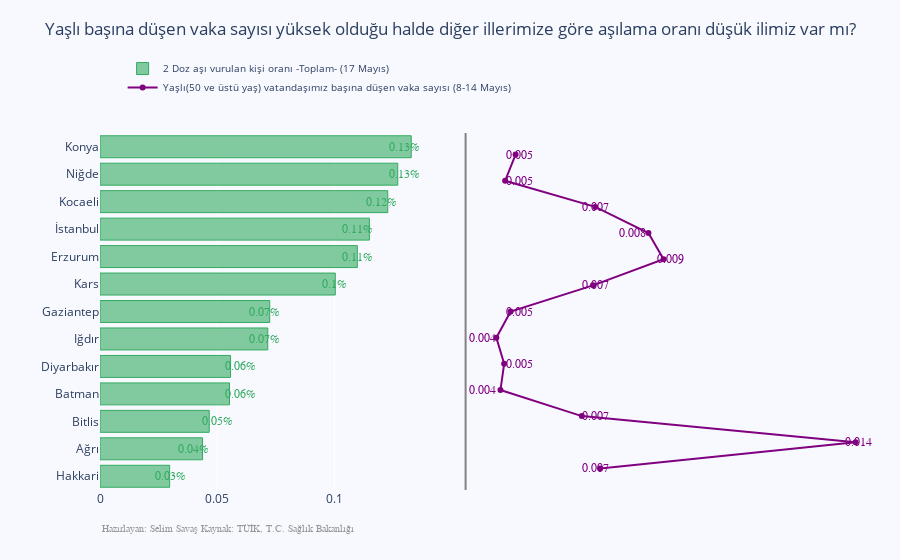

The notebook cell saved with this chart:
### Code cell
import plotly.graph_objects as go
from plotly.subplots import make_subplots

import numpy as np

y_saving = veri_paleti_v5['AsiOrani_x']
y_net_worth = veri_paleti_v5['YasliBasinaDusenVakaSayisi_x']
x = veri_paleti_v5.index


# Creating two subplots
fig = make_subplots(rows=1, cols=2, specs=[[{}, {}]], shared_xaxes=True,
                    shared_yaxes=False, vertical_spacing=0.001)

fig.append_trace(go.Bar(
    x=y_saving,
    y=x,
    marker=dict(
        color='rgba(50, 171, 96, 0.6)',
        line=dict(
            color='rgba(50, 171, 96, 1.0)',
            width=1),
    ),
    name='2 Doz aşı vurulan kişi oranı -Toplam- (17 Mayıs)',
    orientation='h',
), 1, 1)

fig.append_trace(go.Scatter(
    x=y_net_worth, y=x,
    mode='lines+markers',
    line_color='rgb(128, 0, 128)',
    name='Yaşlı(50 ve üstü yaş) vatandaşımız başına düşen vaka sayısı (8-14 Mayıs)',
), 1, 2)

fig.update_layout(
    title='Yaşlı başına düşen vaka sayısı yüksek olduğu halde diğer illerimize göre aşılama oranı düşük ilimiz var mı?',
    yaxis=dict(
        showgrid=False,
        showline=False,
        showticklabels=True,
        domain=[0, 0.85],
    ),
    yaxis2=dict(
        showgrid=False,
        showline=True,
        showticklabels=False,
        linecolor='rgba(102, 102, 102, 0.8)',
        linewidth=2,
        domain=[0, 0.85],
    ),
    xaxis=dict(
        zeroline=False,
        showline=False,
        showticklabels=True,
        showgrid=True,
        domain=[0, 0.42],
    ),
    xaxis2=dict(
        zeroline=False,
        showline=False,
        showticklabels=True,
        showgrid=True,
        domain=[0.47, 1],
        side='top',
        dtick=25000,
    ),
    legend=dict(x=0.029, y=1.038, font_size=10),
    margin=dict(l=100, r=20, t=70, b=70),
    paper_bgcolor='rgb(248, 248, 255)',
    plot_bgcolor='rgb(248, 248, 255)',
)

annotations = []

y_s = np.round(y_saving, decimals=2)
y_nw = np.round(y_net_worth, decimals=3)

# Adding labels
for ydn, yd, xd in zip(y_nw, y_s, x):
    # labeling the scatter savings
    annotations.append(dict(xref='x2', yref='y2',
                            y=xd, x=ydn,
                            text=ydn,
                            font=dict(family='Arial', size=12,
                                      color='rgb(128, 0, 128)'),
                            showarrow=False))
    # labeling the bar net worth
    annotations.append(dict(xref='x1', yref='y1',
                            y=xd, x=yd,
                            text=str(yd) + '%',
                            font=dict(family='Arial', size=12,
                                      color='rgb(50, 171, 96)'),
                            showarrow=False))
# Source
annotations.append(dict(xref='paper', yref='paper',
                        x=0, y=-0.109,
                        text='Hazırlayan: Selim Savaş'+ ' Kaynak: TÜİK, T.C. Sağlık Bakanlığı',
                        font=dict(family='Arial', size=10, color='rgb(150,150,150)'),
                        showarrow=False))

fig.update_layout(annotations=annotations)

fig.show()

### Figure 1 — Plotly figure (JSON) as saved in the notebook; plotly's stock layout.template omitted (floating-point values rounded to 4 significant figures)
{"data": [{"marker": {"color": "rgba(50, 171, 96, 0.6)", "line": {"color": "rgba(50, 171, 96, 1.0)", "width": 1}}, "name": "2 Doz aşı vurulan kişi oranı -Toplam- (17 Mayıs)", "orientation": "h", "type": "bar", "x": [0.0297, 0.04373, 0.04658, 0.05522, 0.05567, 0.07154, 0.07237, 0.1003, 0.1097, 0.1149, 0.1227, 0.127, 0.1327], "xaxis": "x", "y": ["Hakkari", "Ağrı", "Bitlis", "Batman", "Diyarbakır", "Iğdır", "Gaziantep", "Kars", "Erzurum", "İstanbul", "Kocaeli", "Niğde", "Konya"], "yaxis": "y"}, {"line": {"color": "rgb(128, 0, 128)"}, "mode": "lines+markers", "name": "Yaşlı(50 ve üstü yaş) vatandaşımız başına düşen vaka sayısı (8-14 Mayıs)", "type": "scatter", "x": [0.007135, 0.01392, 0.00665, 0.004488, 0.004586, 0.004378, 0.004757, 0.006946, 0.00882, 0.008418, 0.007007, 0.004612, 0.004889], "xaxis": "x2", "y": ["Hakkari", "Ağrı", "Bitlis", "Batman", "Diyarbakır", "Iğdır", "Gaziantep", "Kars", "Erzurum", "İstanbul", "Kocaeli", "Niğde", "Konya"], "yaxis": "y2"}], "layout": {"annotations": [{"font": {"color": "rgb(128, 0, 128)", "family": "Arial", "size": 12}, "showarrow": false, "text": "0.007", "x": 0.007, "xref": "x2", "y": "Hakkari", "yref": "y2"}, {"font": {"color": "rgb(50, 171, 96)", "family": "Arial", "size": 12}, "showarrow": false, "text": "0.03%", "x": 0.03, "xref": "x", "y": "Hakkari", "yref": "y"}, {"font": {"color": "rgb(128, 0, 128)", "family": "Arial", "size": 12}, "showarrow": false, "text": "0.014", "x": 0.014, "xref": "x2", "y": "Ağrı", "yref": "y2"}, {"font": {"color": "rgb(50, 171, 96)", "family": "Arial", "size": 12}, "showarrow": false, "text": "0.04%", "x": 0.04, "xref": "x", "y": "Ağrı", "yref": "y"}, {"font": {"color": "rgb(128, 0, 128)", "family": "Arial", "size": 12}, "showarrow": false, "text": "0.007", "x": 0.007, "xref": "x2", "y": "Bitlis", "yref": "y2"}, {"font": {"color": "rgb(50, 171, 96)", "family": "Arial", "size": 12}, "showarrow": false, "text": "0.05%", "x": 0.05, "xref": "x", "y": "Bitlis", "yref": "y"}, {"font": {"color": "rgb(128, 0, 128)", "family": "Arial", "size": 12}, "showarrow": false, "text": "0.004", "x": 0.004, "xref": "x2", "y": "Batman", "yref": "y2"}, {"font": {"color": "rgb(50, 171, 96)", "family": "Arial", "size": 12}, "showarrow": false, "text": "0.06%", "x": 0.06, "xref": "x", "y": "Batman", "yref": "y"}, {"font": {"color": "rgb(128, 0, 128)", "family": "Arial", "size": 12}, "showarrow": false, "text": "0.005", "x": 0.005, "xref": "x2", "y": "Diyarbakır", "yref": "y2"}, {"font": {"color": "rgb(50, 171, 96)", "family": "Arial", "size": 12}, "showarrow": false, "text": "0.06%", "x": 0.06, "xref": "x", "y": "Diyarbakır", "yref": "y"}, {"font": {"color": "rgb(128, 0, 128)", "family": "Arial", "size": 12}, "showarrow": false, "text": "0.004", "x": 0.004, "xref": "x2", "y": "Iğdır", "yref": "y2"}, {"font": {"color": "rgb(50, 171, 96)", "family": "Arial", "size": 12}, "showarrow": false, "text": "0.07%", "x": 0.07, "xref": "x", "y": "Iğdır", "yref": "y"}, {"font": {"color": "rgb(128, 0, 128)", "family": "Arial", "size": 12}, "showarrow": false, "text": "0.005", "x": 0.005, "xref": "x2", "y": "Gaziantep", "yref": "y2"}, {"font": {"color": "rgb(50, 171, 96)", "family": "Arial", "size": 12}, "showarrow": false, "text": "0.07%", "x": 0.07, "xref": "x", "y": "Gaziantep", "yref": "y"}, {"font": {"color": "rgb(128, 0, 128)", "family": "Arial", "size": 12}, "showarrow": false, "text": "0.007", "x": 0.007, "xref": "x2", "y": "Kars", "yref": "y2"}, {"font": {"color": "rgb(50, 171, 96)", "family": "Arial", "size": 12}, "showarrow": false, "text": "0.1%", "x": 0.1, "xref": "x", "y": "Kars", "yref": "y"}, {"font": {"color": "rgb(128, 0, 128)", "family": "Arial", "size": 12}, "showarrow": false, "text": "0.009", "x": 0.009, "xref": "x2", "y": "Erzurum", "yref": "y2"}, {"font": {"color": "rgb(50, 171, 96)", "family": "Arial", "size": 12}, "showarrow": false, "text": "0.11%", "x": 0.11, "xref": "x", "y": "Erzurum", "yref": "y"}, {"font": {"color": "rgb(128, 0, 128)", "family": "Arial", "size": 12}, "showarrow": false, "text": "0.008", "x": 0.008, "xref": "x2", "y": "İstanbul", "yref": "y2"}, {"font": {"color": "rgb(50, 171, 96)", "family": "Arial", "size": 12}, "showarrow": false, "text": "0.11%", "x": 0.11, "xref": "x", "y": "İstanbul", "yref": "y"}, {"font": {"color": "rgb(128, 0, 128)", "family": "Arial", "size": 12}, "showarrow": false, "text": "0.007", "x": 0.007, "xref": "x2", "y": "Kocaeli", "yref": "y2"}, {"font": {"color": "rgb(50, 171, 96)", "family": "Arial", "size": 12}, "showarrow": false, "text": "0.12%", "x": 0.12, "xref": "x", "y": "Kocaeli", "yref": "y"}, {"font": {"color": "rgb(128, 0, 128)", "family": "Arial", "size": 12}, "showarrow": false, "text": "0.005", "x": 0.005, "xref": "x2", "y": "Niğde", "yref": "y2"}, {"font": {"color": "rgb(50, 171, 96)", "family": "Arial", "size": 12}, "showarrow": false, "text": "0.13%", "x": 0.13, "xref": "x", "y": "Niğde", "yref": "y"}, {"font": {"color": "rgb(128, 0, 128)", "family": "Arial", "size": 12}, "showarrow": false, "text": "0.005", "x": 0.005, "xref": "x2", "y": "Konya", "yref": "y2"}, {"font": {"color": "rgb(50, 171, 96)", "family": "Arial", "size": 12}, "showarrow": false, "text": "0.13%", "x": 0.13, "xref": "x", "y": "Konya", "yref": "y"}, {"font": {"color": "rgb(150,150,150)", "family": "Arial", "size": 10}, "showarrow": false, "text": "Hazırlayan: Selim Savaş Kaynak: TÜİK, T.C. Sağlık Bakanlığı", "x": 0, "xref": "paper", "y": -0.109, "yref": "paper"}], "legend": {"font": {"size": 10}, "x": 0.029, "y": 1.038}, "margin": {"b": 70, "l": 100, "r": 20, "t": 70}, "paper_bgcolor": "rgb(248, 248, 255)", "plot_bgcolor": "rgb(248, 248, 255)", "title": {"text": "Yaşlı başına düşen vaka sayısı yüksek olduğu halde diğer illerimize göre aşılama oranı düşük ilimiz var mı?"}, "xaxis": {"anchor": "y", "domain": [0, 0.42], "showgrid": true, "showline": false, "showticklabels": true, "zeroline": false}, "xaxis2": {"anchor": "y2", "domain": [0.47, 1], "dtick": 25000, "showgrid": true, "showline": false, "showticklabels": true, "side": "top", "zeroline": false}, "yaxis": {"anchor": "x", "domain": [0, 0.85], "showgrid": false, "showline": false, "showticklabels": true}, "yaxis2": {"anchor": "x2", "domain": [0, 0.85], "linecolor": "rgba(102, 102, 102, 0.8)", "linewidth": 2, "showgrid": false, "showline": true, "showticklabels": false}}}
